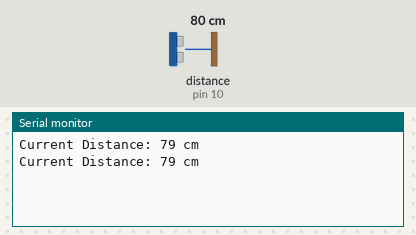
Bench run of a sketch on a simulated Arduino Uno, built with avr-gcc and run on an emulated ATmega328P. On the bench: the last lines printed to the serial monitor. Wiring (inferred from the names in the program): ultrasonic range finder: trigger pin 9; echo pin 10. Inputs (shaded band) come from the test bench; at power-on: distance to the obstacle (sensor on pin 10) 80 cm. The echo pulse lasts 58.3 µs per cm.

Above: at 1.8 s.
1.9 s: distance to the obstacle (sensor on pin 10) set to 197 cm
At 2.8 s:
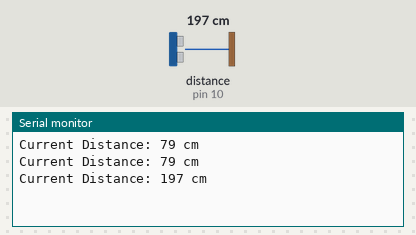
3.4 s: distance to the obstacle (sensor on pin 10) set to 206 cm
At 4.9 s:
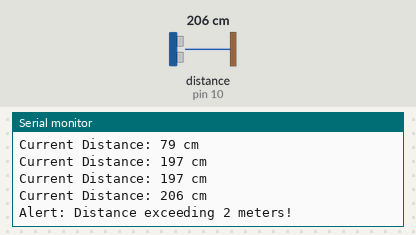
Timing chart, 0 to 6.4 s (numbered marks = the images above; inputs shaded):
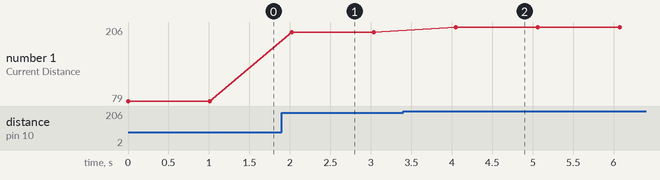

Measured:
- the behaviour switches between 200 and 201 cm on distance to the obstacle (sensor on pin 10) (found by bisection; images 1 and 2)
- after the input at 1.9 s, the serial monitor: prints a new line after 0.12 s (image 1)
- after the input at 3.4 s, the serial monitor: prints a new line after 0.65 s (image 2)
- plotted number 1: 79 → 197 after the input at 1.9 s, 197 → 206 after the input at 3.4 s

The sketch:

Distance_200cm_USR.ino
```cpp
#define TRIG_PIN 9
#define ECHO_PIN 10
#define MAX_DISTANCE 200 // Maximum distance we want to ping for (in centimeters)

void setup() {
  Serial.begin(9600);
  pinMode(TRIG_PIN, OUTPUT);
  pinMode(ECHO_PIN, INPUT);
}

void loop() {
  long duration, distance;
  digitalWrite(TRIG_PIN, LOW);
  delayMicroseconds(2);
  digitalWrite(TRIG_PIN, HIGH);
  delayMicroseconds(10);
  digitalWrite(TRIG_PIN, LOW);

  duration = pulseIn(ECHO_PIN, HIGH);
  distance = (duration/2) / 29.1; // Convert the time into a distance

  // Display the current distance
  Serial.print("Current Distance: ");
  Serial.print(distance);
  Serial.println(" cm");

  // Check if the distance exceeds the maximum threshold
  if (distance > MAX_DISTANCE) {
    Serial.println("Alert: Distance exceeding 2 meters!");
  }

  delay(1000); // Check every second
}
```
